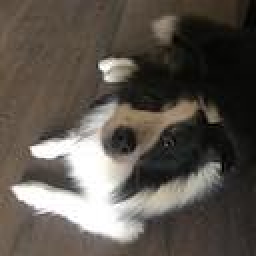
#> input picture data/dog/01.jpg, 128 x 128 px (shown 2 times larger)
$ jupyter execute --allow-errors numpy_exercise.ipynb
#> lines starting #> are read from the running program, lines starting #| are printed output that depends on the picture
[cell 1]
import os
import json
import numpy as np
from PIL import Image
import cv2
from matplotlib.pyplot import imshow
from functools import reduce

# for ex.1 顯示 cv2 讀出來的檔案
def show_image(image, gray=False):
    if gray:
        imshow(np.uint8(image), cmap='gray')
    else:
        imshow(np.uint8(image))

## Exercise 1

Read an image as a numpy array. (You can use build-in function (e.g. open) or use third party library (e.g. `OpenCV` or `Pillow`)

If you use cv2, please make sure you image is `RGB`, not `GBR`

    image = read_image("path/to/the/image")

[cell 2]
def read_image(filename):
    ### your code start

    ''' read image by pillow
        要注意它回傳的是 Image object 需要轉成 np.array
    '''
    return np.array(Image.open(filename))
    ### your code end

def read_image_by_cv2(filename):
    image = cv2.imread(filename)
    return cv2.cvtColor(image, cv2.COLOR_BGR2RGB)

[cell 3]
'''cv2 直接讀 channel 順序是 GBR，因為是偏黃的圖片會變成偏藍 '''
show_image(cv2.imread('data/dog/01.jpg'))
#> in show_image, image is the input picture: shape (128, 128, 3); mean B, G, R 77.4, 84.8, 91.4

[cell 4]
''' convert 過的圖片就會正常了 '''
show_image(read_image_by_cv2('data/dog/01.jpg'))

[cell 5]
# validation cell, do not modifiy this cell
image = read_image('data/dog/01.jpg')
#> (the rest of this cell did not finish here and is left out)

## Exercise 1.5

Show image(narray) on iPython. Add a Flag to decide to show gray-scale image or not.

(This exercise would not be counted, but it is helpful)

[cell 6]
def show_image(image, gray=False):
    ### your code start
    ''' np.uint8 是為了避免 image 裡面是 float
        imshow 只接受 0~1 的 float 或 0 ~ 255 的整數
        cmap 的參數 只有 image 是 h * w 的時候會用
    '''
    if gray:
        imshow(np.uint8(image), cmap='gray')
    else:
        imshow(np.uint8(image))
    ### your code end

[cell 7]
# 正常的 rgb圖片
show_image(image)

### 當 image 是 w x h 的時候 會使用 colormap (cmap)

如果不告訴 function cmap 是 gray，會使用 default 的 colormap viridis
[see viridis](https://cran.r-project.org/web/packages/viridis/vignettes/intro-to-viridis.html)

可以執行下面的程式看看不一樣的 `cmap`

    imshow(np.load('answer/npex3.npy'), cmap='hot')

#> (a cell that did not finish here is left out)

#> (a cell that did not finish here is left out)

[cell 10]
# 補充: rgb圖片 就算強制 cmap='gray' 一樣會是彩色的
show_image(image, True)

## Exercise 2

Read images in folders, and return list of images path. (You can use read_image in ex.1 as a implemented function)

folder structure: data/cat/01.jpg, ..., data/dog/01.jpg, ...

    images = read_images("path/to/data/folder")

    # sample output
    ['data/cat/01.jpg', ..., 'data/dog/01.jpg', ...]

Hint: use `os.walk`

[cell 11]
def read_image_folder(folder_path):
    ### your code start
    images = []
    for (dirpath, dirnames, filenames) in os.walk(folder_path):
        if '.ipynb_checkpoints' in dirpath:
            continue
        for filename in filenames:
            if filename.endswith('.jpg'):
                '''只接受結尾是 '.jpg' 的檔案'''
                images.append(os.sep.join([dirpath, filename]))
    return images
    ### your code end

#> (a cell that did not finish here is left out)

## Exercise 3

Converst image to gray scale image. Use mean of RGB as gray scale value. (output should be w x h)

For 2 x 2 image:

    from = [[[r, g, b], [r, g, b]],
            [[r, g, b], [r, g, b]]]
    to   = [[gray, gray],
            [gray, gray]]

[cell 13]
def to_gray_scale(img):
    ### your code start
    return np.mean(img, axis=-1)
#> returned value: shape (128, 128) float64
    ### your code end

''' 這個function 也可以寫成

    def to_gray_scale(img):
        return np.mean(img, axis=2)

    將 img 被 3(axis=2) 個 [] 刮起來的地方取平均

      這裡        這裡
       |          |
       ˇ          ˇ
    [[[r, g, b], [r, g, b]]]

    =  [[mean([r, g, b]), mean([r, g, b])]]
'''

[cell 14]
# test cell, you can write any code to test your function
image = read_image('data/dog/01.jpg')
gray_img = to_gray_scale(image)
show_image(gray_img, gray=True)
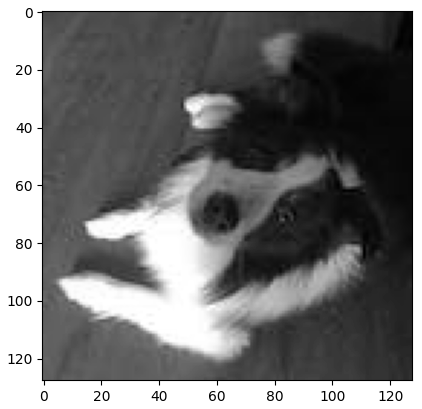
#> figure drawn by matplotlib, 1 panel

#> (a cell that did not finish here is left out)

## Exercise 4

Divide values by the maximum value in the array.

For 2 x 2 image:

    [[255, 64], [128, 255]] -> [[1, 0.25], [0.5, 1]]

[cell 16]
def normalize_image(img):
    ### your code start
    return img / img.max()
    ### your code end

''' max 沒有指定 axis 預設為0, 把所有 1 個 [] 包起來的地方的取 max
    -> max([[[r, g, b], [r, g, b]]])

    img.max(axis=1)
    -> [max([[r, g, b], [r, g, b]])]
'''
#> (the rest of this cell did not finish here and is left out)

#> (a cell that did not finish here is left out)

## Exercise 5

Convert image to 1-dimension array (Try to use `reshape`)

For 2 x 2 image:

    [[255, 255], [255, 255]] -> [255, 255, 255, 255]

[cell 18]
def flatten(img):
    ### your code start
    return img.reshape(-1)
    ### your code end

''' img.reshape(-1) 等於 img.reshape(img.size) 的 fancy 的寫法
    用 img.reshape(img.size) 就可以了
'''

#> (a cell that did not finish here is left out)

## Exercise 5.5

Convert image to 1-dimension array (You can use any method)

For 2 x 2 image:

    [[255, 255], [255, 255]] -> [255, 255, 255, 255]

[cell 20]
def flatten2(img):
    ### your code start
    return img.flatten()
    ### your code end

#> (a cell that did not finish here is left out)

## Exercise 6

Convert gray scale image to rgb image. duplicate gray scale values as RGB values. (h x w -> h x w x 3)

For 2 x 2 image:

    from = [[g, g],
            [g, g]]
    to   = [[[g, g, g], [g, g, g]],
            [[g, g, g], [g, g, g]]]


### 學會方法 1 就好  (1 > 2 > 3)

[cell 22]
def to_3_channel(gray_image):
    ### your code start

    '''先把圖片從 (h, w) 變成 (h, w, 1)'''
    img = gray_image.reshape(gray_image.shape + (1, ))

    '''把最後一為 repeat 3 次'''
    return np.repeat(img, repeats=3, axis=-1)
#> returned value: shape (128, 128, 3) float64

    ### your code end

[cell 23]
show_image(to_3_channel(gray_img))

[cell 24]
def to_3_channel_by_stack(gray_image):
    ### your code start

    '''把三個 array 疊再一起'''
    return np.stack([gray_image] * 3, axis=-1)

    ### your code end

show_image(to_3_channel_by_stack(gray_img))

[cell 25]
def to_3_channel_manual(gray_image):
    '''看看就好 可以看一看一次assign 最後一個維度'''
    img2 = np.zeros(gray_image.shape + (3, ))
    img2[:,:,0] = gray_image
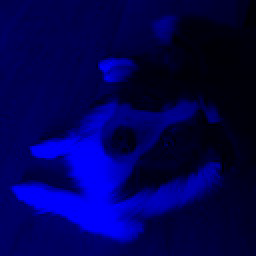
#> img2: shape (128, 128, 3) float64 (shown 2 times larger); mean of channels 0, 1, 2 84.5, 0, 0; drawn as B, G, R
    img2[:,:,1] = gray_image
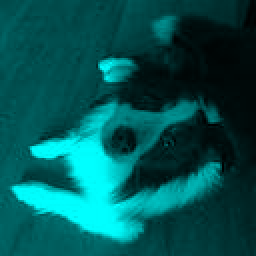
#> img2: shape (128, 128, 3) float64 (shown 2 times larger); mean of channels 0, 1, 2 84.5, 84.5, 0; drawn as B, G, R
    img2[:,:,2] = gray_image
    return img2

show_image(to_3_channel_manual(gray_img))

$ run again, with data/dog/03.jpg copied over data/dog/01.jpg
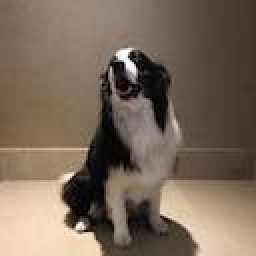
#> input picture data/dog/03.jpg, 128 x 128 px (shown 2 times larger)
#> in show_image, image is the input picture: shape (128, 128, 3); mean B, G, R 90.1, 105.4, 122.9
#> `[cell 14] # test cell, you can write any code to test your function im..`:
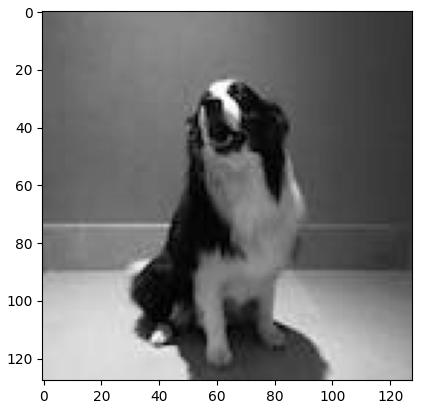
#> figure drawn by matplotlib, 1 panel
#> in to_3_channel_manual, `img2[:,:,1] = gray_image`:
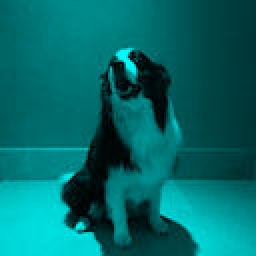
#> img2: shape (128, 128, 3) float64 (shown 2 times larger); mean of channels 0, 1, 2 106.1, 106.1, 0; drawn as B, G, R
